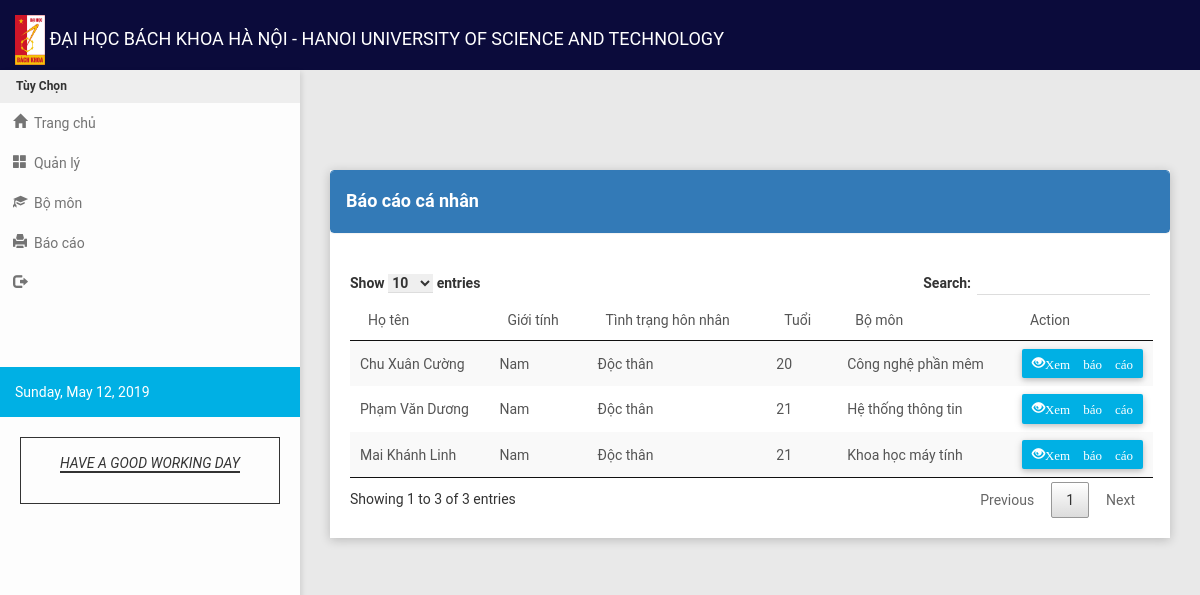
/individual_report.php, run on the app's committed database.
### tables this page shows
CREATE TABLE `tbl_personnel` (
  `per_id` int(6) NOT NULL,
  `per_firstname` varchar(20) NOT NULL,
  `per_middlename` varchar(20) NOT NULL,
  `per_lastname` varchar(20) NOT NULL,
  `pos_id` int(3) NOT NULL,
  `per_gender` varchar(20) NOT NULL,
  `per_status` varchar(20) NOT NULL,
  `per_address` varchar(150) NOT NULL,
  `per_date_of_birth` date NOT NULL,
  `per_place_of_birth` varchar(150) NOT NULL,
  `per_date_of_original_appointment` date NOT NULL,
  `per_campus` varchar(50) NOT NULL,
  `per_employee_status` varchar(50) NOT NULL,
  `dept_id` int(5) NOT NULL,
  `per_contact_no` varchar(20) NOT NULL,
  `rank_id` int(3) NOT NULL,
  `bs_name` varchar(50) NOT NULL,
  `bs_year` year(4) NOT NULL,
  `bs_school` varchar(50) NOT NULL,
  `ms_name` varchar(50) NOT NULL,
  `ms_with_unit` varchar(50) NOT NULL,
  `ms_year` year(4) NOT NULL,
  `ms_school` varchar(50) NOT NULL,
  `dr_name` varchar(50) NOT NULL,
  `dr_year` year(4) NOT NULL,
  `dr_with_unit` varchar(50) NOT NULL,
  `dr_school` varchar(50) NOT NULL,
  `other_degree` varchar(50) NOT NULL,
  `other_year` year(4) NOT NULL,
  `other_school` varchar(50) NOT NULL,
  `per_image` varchar(1000) NOT NULL,
  `date_modified` date NOT NULL,
  `gass_id` int(11) NOT NULL
);

### individual_report.php (the view, shortened to what this page needs)
<?php
include("header.php");
?>
 <section class="content">
        <div class="container-fluid">
            <div class="row clearfix">
                <div class="col-lg-12 col-md-12 col-sm-12 col-xs-12">
                    <div class="card">
                        <div class = "panel panel-primary">
                            <div class = "panel-heading">
                                <h4>Báo cáo cá nhân</h4>
                            </div>
                        </div>
                        <div id="print">
                            <div class="body">
                                <table id = "example" class = "stripe" cellspacing = "0" >
                                <thead>
                                    <tr>
                                        <td>Họ tên</td>
                                        <td>Giới tính</td>
                                        <td>Tình trạng hôn nhân</td>
                                        <td>Tuổi</td>
                                        <td>Bộ môn</td>
                                        <td>Action</td>
                                    </tr>
                                </thead>
                                <tbody>
                               <?php
                                    include('connect.php');
                                    $display = $con->prepare("SELECT * FROM tbl_personnel ORDER BY per_id ASC");
                                    $display->execute();
                                    $fetch = $display->fetchAll();
                                      foreach($fetch as $key => $row) {
                                        $bday = $row["per_date_of_birth"];
                                        $date = new DateTime($bday);
                                        $now = new DateTime();
                                        $difference = $date->diff($now)->format('%y');
                                  ?>
                                  <td><?php echo $row['per_lastname']." ".$row['per_middlename']." ".$row['per_firstname']; ?></td>
                                  <td><?php echo $row['per_gender']; ?></td>
                                  <td><?php echo $row['per_status']; ?></td>
                                  <td><?php echo $difference;?></td>
                                  <td><?php echo $row['per_campus'];?></td>
                                  <td>
                                    <a class="btn btn-info btn-sm" href="print_personnel_report.php?per_id=<?php echo $row['per_id']?>">
                                      <span class = "glyphicon glyphicon-eye-open" aria-hidden = "true">Xem báo cáo</span>
                                    </a>
                                  </td>
                                     <?php
                                     }?>
                                </tbody>
                            </table>
                        </div>
                    </div>
                </div>
             </div>
         </div>
    </div>
</section>
<?php
include("script.php");
?>

### data on the page
tbl_personnel: per_lastname "Chu", per_middlename "Xuân", per_firstname "Cường", per_gender "Nam", per_status "Độc thân", per_campus "Công nghệ phần mêm"
tbl_personnel: per_lastname "Phạm", per_middlename "Văn", per_firstname "Dương", per_gender "Nam", per_status "Độc thân", per_campus "Hệ thống thông tin"
tbl_personnel: per_lastname "Mai", per_middlename "Khánh", per_firstname "Linh", per_gender "Nam", per_status "Độc thân", per_campus "Khoa học máy tính"
